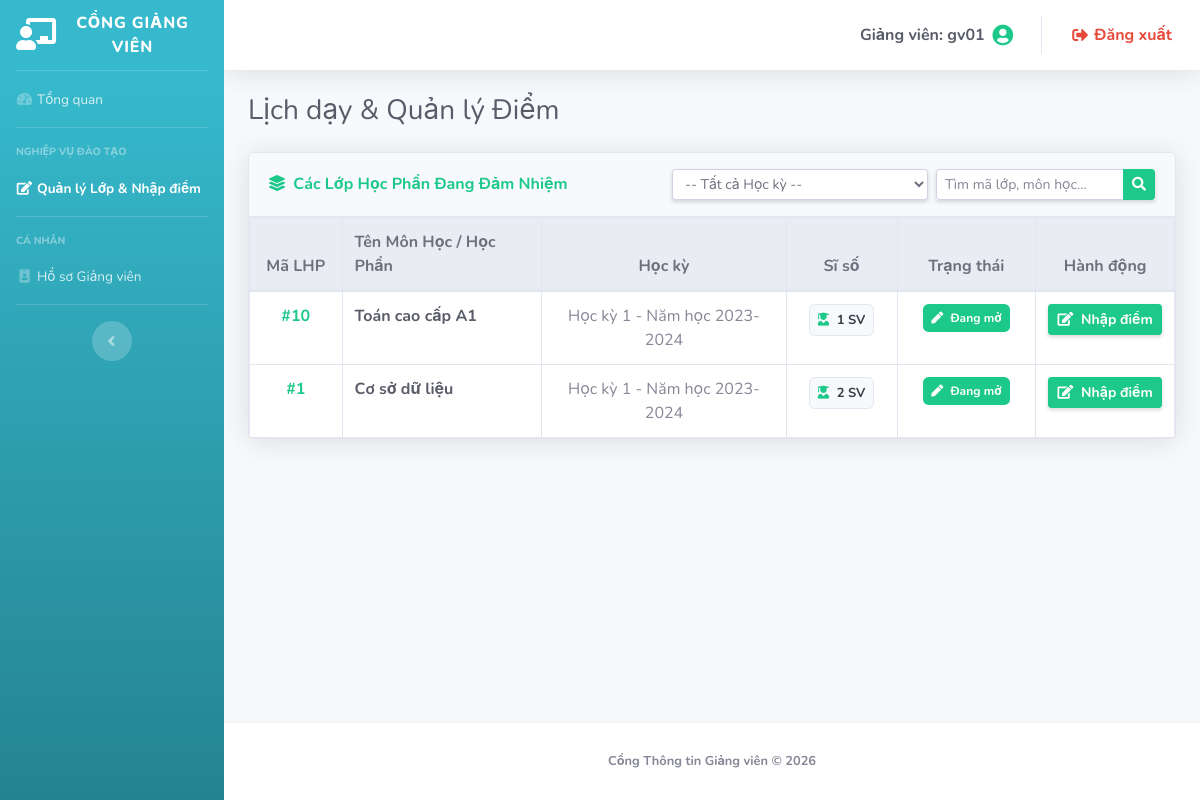
The app's page /lecturer/index.php?page=grades (signed in) with its own data.
### tables this page shows
CREATE TABLE
  `courseclasses` (
    `maLHP` int (11) NOT NULL,
    `maMH` varchar(20) NOT NULL,
    `maHK` varchar(20) NOT NULL,
    `maGV` varchar(20) NOT NULL,
    `isLocked` tinyint (1) DEFAULT 0
  );

CREATE TABLE
  `courses` (
    `maMH` varchar(20) NOT NULL,
    `tenMH` varchar(100) NOT NULL,
    `soTinChi` int (11) DEFAULT 3,
    `maKhoa` varchar(20) NOT NULL
  );

CREATE TABLE
  `semesters` (
    `maHK` varchar(20) NOT NULL,
    `tenHK` varchar(50) NOT NULL
  );

### lecturer/grades.php (the view, shortened to what this page needs)
<?php
$maGV = $_SESSION['user']['username'];
$keyword = trim($_GET['keyword'] ?? '');
$limit = 10;
$p = isset($_GET['p']) ? (int)$_GET['p'] : 1;
$offset = ($p - 1) * $limit;
$baseSelect = "SELECT cc.maLHP, c.tenMH, s.tenHK, cc.isLocked, COUNT(g.maSV) AS soLuongSV
               FROM CourseClasses cc
               JOIN Courses c ON cc.maMH = c.maMH
               JOIN Semesters s ON cc.maHK = s.maHK
               LEFT JOIN Grades g ON cc.maLHP = g.maLHP
               WHERE cc.maGV = :maGV";
$params = ['maGV' => $maGV];
$groupString = " GROUP BY cc.maLHP, c.tenMH, s.tenHK, cc.isLocked ";
$sql = $baseSelect . $groupString . " ORDER BY s.maHK DESC, cc.maLHP DESC LIMIT $limit OFFSET $offset";
$stmt = $pdo->prepare($sql);
$stmt->execute($params);
$myClasses = $stmt->fetchAll();
?>
<div class="d-sm-flex align-items-center justify-content-between mb-4">
    <h1 class="h3 mb-0 text-gray-800">Lịch dạy & Quản lý Điểm</h1>
</div>
<div class="card shadow mb-4">
    <div class="card-header py-3 d-flex flex-column flex-lg-row align-items-lg-center justify-content-between bg-light">
        <h6 class="font-weight-bold text-success m-0 mb-2 mb-lg-0">
            <i class="fas fa-layer-group mr-1"></i> Các Lớp Học Phần Đang Đảm Nhiệm
        </h6>
        <form method="GET" action="index.php" class="form-inline mb-0">
            <select name="filter_hk" class="form-control form-control-sm mr-2 shadow-sm" onchange="this.form.submit()">
                <option value="">-- Tất cả Học kỳ --</option>
            </select>
            <div class="input-group input-group-sm shadow-sm">
                <input type="text" name="keyword" class="form-control" placeholder="Tìm mã lớp, môn học..." value="<?= htmlspecialchars($keyword) ?>">
                <div class="input-group-append">
                    <button class="btn btn-success" type="submit"><i class="fas fa-search"></i></button>
                </div>
            </div>
        </form>
    </div>
    <div class="card-body p-0">
        <div class="table-responsive">
            <table class="table table-bordered table-hover align-middle mb-0" width="100%">
                <thead class="thead-light text-center">
                    <tr>
                        <th width="10%">Mã LHP</th>
                        <th class="text-left">Tên Môn Học / Học Phần</th>
                        <th>Học kỳ</th>
                        <th width="12%">Sĩ số</th>
                        <th width="15%">Trạng thái</th>
                        <th width="15%">Hành động</th>
                    </tr>
                </thead>
                <tbody>
                    <?php if(empty($myClasses)): ?>
                        <tr><td colspan="6" class="text-center py-5 text-muted">Bạn không có lịch dạy nào phù hợp với bộ lọc.</td></tr>
                    <?php else: ?>
                        <?php foreach ($myClasses as $c): ?>
                            <?php $isLocked = ((int)$c['isLocked'] === 1); ?>
                            <tr class="text-center">
                                <td class="font-weight-bold text-success">#<?= $c['maLHP'] ?></td>
                                <td class="text-left font-weight-bold text-dark"><?= htmlspecialchars($c['tenMH']) ?></td>
                                <td><?= htmlspecialchars($c['tenHK']) ?></td>
                                <td>
                                    <span class="badge badge-light border p-2" style="font-size: 13px;">
                                        <i class="fas fa-user-graduate mr-1 text-success"></i> <?= $c['soLuongSV'] ?> SV
                                    </span>
                                </td>
                                <td>
                                    <?php if ($isLocked): ?>
                                        <span class="badge badge-danger p-2"><i class="fas fa-lock mr-1"></i> Đã chốt điểm</span>
                                    <?php else: ?>
                                        <span class="badge badge-success p-2"><i class="fas fa-pen mr-1"></i> Đang mở</span>
                                    <?php endif; ?>
                                </td>
                                <td>
                                    <a href="index.php?page=grade_detail&maLHP=<?= $c['maLHP'] ?>"
                                       class="btn <?= $isLocked ? 'btn-secondary' : 'btn-success' ?> btn-sm font-weight-bold shadow-sm w-100">
                                        <?php if ($isLocked): ?>
                                            <i class="fas fa-eye mr-1"></i> Xem điểm
                                        <?php else: ?>
                                            <i class="fas fa-edit mr-1"></i> Nhập điểm
                                        <?php endif; ?>
                                    </a>
                                </td>
                            </tr>
                        <?php endforeach; ?>
                    <?php endif; ?>
                </tbody>
            </table>
        </div>
    </div>
</div>

### records on screen
courseclasses: maLHP "10", maMH.tenMH "Toán cao cấp A1", maHK.tenHK "Học kỳ 1 - Năm học 2023-2024", soLuongSV "1", isLocked 0 (drawn)
courseclasses: maLHP "1", maMH.tenMH "Cơ sở dữ liệu", maHK.tenHK "Học kỳ 1 - Năm học 2023-2024", soLuongSV "2", isLocked 0 (drawn)

### other values on screen
$_SESSION['user']['username'] "gv01"
